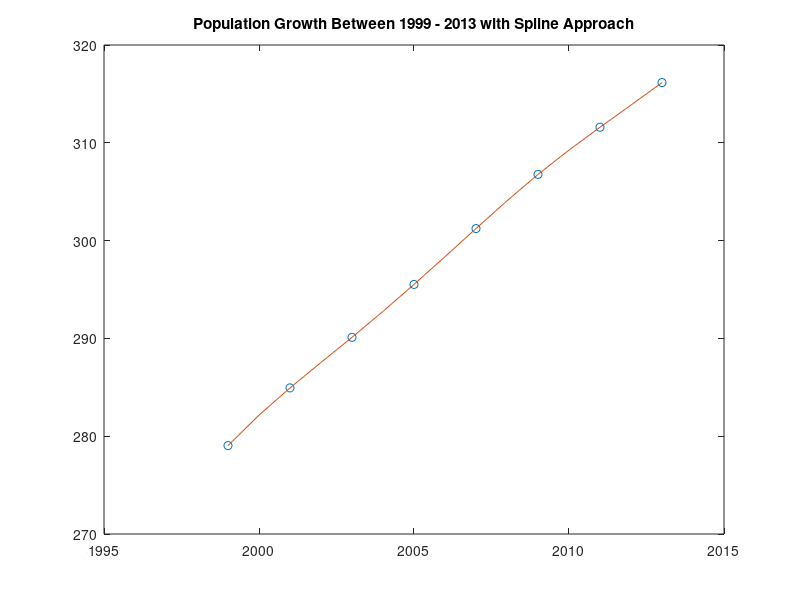

This chart was generated by the following MATLAB code:
clc
close all
clear all

y = [316.160000000000, 311.590000000000, 306.770000000000, 301.230000000000, 295.520000000000, 290.110000000000, 284.940000000000, 279.040000000000];
x = [2013, 2011, 2009, 2007, 2005, 2003, 2001, 1999];
x_new=1999:1:2013;

y_new=interp1(x, y, x_new, 'spline');
%subplot(2, 2, 1);
plot(x, y, 'o', x_new, y_new);
title('Population Growth Between 1999 - 2013 with Spline Approach')

disp(['Population in 2004 is ', num2str(y_new(4))])